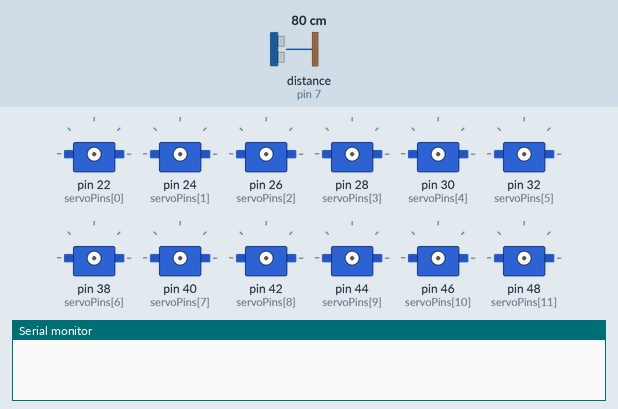
Simulated run of this sketch. Board: Arduino Mega 2560, built with avr-gcc and run on an emulated ATmega2560. Shown: 12 × servo, the last lines printed to the serial monitor. Wiring (inferred from the names in the program): ultrasonic range finder: trigger pin 8; echo pin 7. Inputs (shaded band) come from the test bench; at power-on: distance to the obstacle (sensor on pin 7) 80 cm. The echo pulse lasts 58.3 µs per cm.

Above: at 0.1 s.
At 2.2 s:
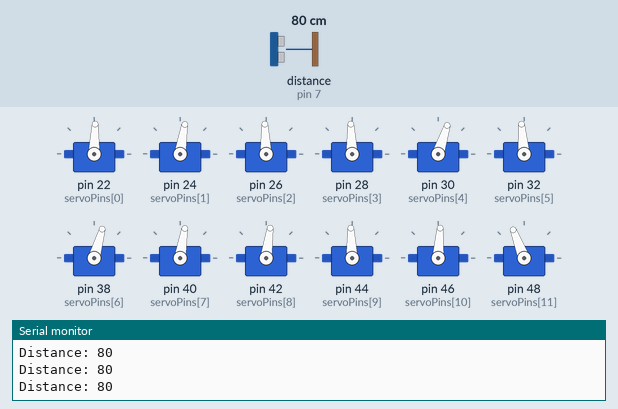
2.3 s: distance to the obstacle (sensor on pin 7) set to 2 cm
5.3 s: distance to the obstacle (sensor on pin 7) set to 18 cm
Timing chart, 0 to 8.3 s (numbered marks = the images above; inputs shaded):
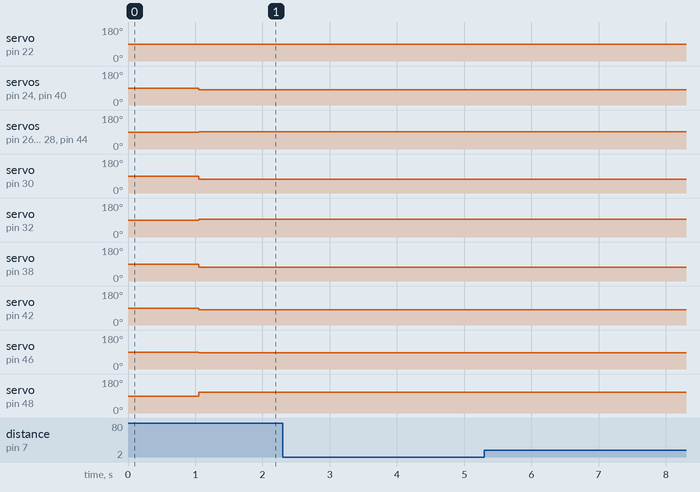

The sketch:

conditional_locomotion_ino.ino
```cpp
// (licence header left out)
#include <Servo.h>

//////////////////////////////////////////////////////////////////////////////////////////////////////////////////////////////////////////////
// Constants
//////////////////////////////////////////////////////////////////////////////////////////////////////////////////////////////////////////////
const int echoPin  = 7; //g
const int trigPin =  8;  //g
const int maximumServoShieldPosition = 2200;   // the maximum pulse duration for the servo shield (2ms pulse)
const int minimumServoShieldPosition = 800;   // the minimum pulse duration for the servo shield (1ms pulse)
const int numberOfServos             = 12;      // the number of servos
const int numberOfJoints             = 12;
const int numberOfFrames             = 39;

/////////////////////////////////////////////////////////////////////////////////////////////////////////////////////
class Action
/////////////////////////////////////////////////////////////////////////////////////////////////////////////////////
{
  /////////////////////////////////////////////////////////////////////////////////////////////////////////////////////
  //  The Action class collects information necessary to perform a sequence of movements.
  /////////////////////////////////////////////////////////////////////////////////////////////////////////////////////

  /////////////////////////////////////////////////////////////////////////////////////////////////////////////////////
  //Members
  /////////////////////////////////////////////////////////////////////////////////////////////////////////////////////
  public:
    int             duration;      // Total duration of the action in milliseconds
    float           playbackTime;  // The playback time in milliseconds.
    unsigned long   lastTime;      // The playback time in milliseconds.
    int*            frames;        // Pointer to a two dimensional array containing the individual frames
    float           playbackSpeed; // The speed at which the action is played back (1 is realtime, 0.5 is half speed, 2.0 is twice realtime)

  /////////////////////////////////////////////////////////////////////////////////////////////////////////////////////
  //Methods
  /////////////////////////////////////////////////////////////////////////////////////////////////////////////////////

  /////////////////////////////////////////////////////////////////////////////////////////////////////////////////////
  Action(int setDuration, void* setFrames)
  /////////////////////////////////////////////////////////////////////////////////////////////////////////////////////
  {
    frames            = (int*)setFrames;
    duration          = setDuration;
    playbackTime      = 0;
    playbackSpeed     = 0.57;
    lastTime          = 0;
  }

  /////////////////////////////////////////////////////////////////////////////////////////////////////////////////////
  void Update()
  /////////////////////////////////////////////////////////////////////////////////////////////////////////////////////
  {
     // Get the current time.
     unsigned long currentTime = millis();

     // Update the playback time.
     playbackTime += (playbackSpeed * (float)(currentTime - lastTime));

     // Loop if the playback time is past the end of the action.
     if(playbackTime > duration)
       playbackTime = playbackTime - duration;

     // Remember the time.
     lastTime = currentTime;
  }

  /////////////////////////////////////////////////////////////////////////////////////////////////////////////////////
  void GetCurrentFrame(int* frame)
  /////////////////////////////////////////////////////////////////////////////////////////////////////////////////////
  {
      //update each servo
      int* sourceFrame = frames + ((int)playbackTime/20)*numberOfJoints;
      for (int joint = 0; joint < numberOfJoints; joint++)
        frame[joint] = sourceFrame[joint];
  }

};
//////////////////////////////////////////////////////////////////////////////////////////////////////////////////////////////////////////////
// Action Frames
//////////////////////////////////////////////////////////////////////////////////////////////////////////////////////////////////////////////
//Joints positions are in degrees * 100 (home position is 0 degrees)
/////////////////////////////////////////////
//JOINT INDEXES
//
//RIGHT LEG JOINTS
// 0 Right Ankle (roll)
// 1 Right Lower Leg
// 2 Right Knee
// 3 Right Middle Leg
// 4 Right Upper Leg
// 5 Right Hip (roll)
//LEFT LEG JOINTS
// 6 Left Ankle (roll)
// 7 Left Lower Leg
// 8 Left Knee
// 9 Left Middle Leg
// 10 Left Upper Leg
// 11 Left Hip (roll)
/////////////////////////////////////////////
int servoPins[numberOfServos] = {22, 24, 26, 28, 30, 32, 38, 40, 42, 44, 46, 48};  // the pin for each servo
int frames[numberOfFrames][numberOfJoints] = {
                      {  707, -2393,     0,     0, -3100,  1800, -1800,     0,   800,     0,     0, -2300 },
                      { 1990, -2130,     0,     0, -3100,  2664, -2578,     0,   800,     0,     0, -2300 },
                      { 2497, -2234, -2771,  2867,  1248,  2847, -2604,     0,   800,     0,  -573, -1917 },
                      { 2812, -2367, -5772,  5915,  5980,  2894, -2500,     0,   784,     0, -1190, -1507 },
                      { 2618, -2109, -5499,  5068,  5789,  2839, -2500,     0,   634,     0, -1094, -1581 },
                      { 2425, -1852, -5226,  4222,  5598,  2785, -2500,     0,   484,     0,  -999, -1655 },
                      { 2232, -1594, -4953,  3376,  5407,  2730, -2500,     0,   334,     0,  -903, -1729 },
                      { 2039, -1336, -4680,  2529,  5216,  2676, -2500,     0,   184,     0,  -808, -1803 },
                      { 1845, -1078, -4407,  1683,  5025,  2621, -2500,     0,    34,     0,  -712, -1877 },
                      { 1652,  -821, -4134,   836,  4834,  2566, -2500,     0,  -116,     0,  -617, -1951 },
                      { 1459,  -563, -3861,    -9,  4642,  2512, -2500,     0,  -266,     0,  -521, -2026 },
                      { 1370, -1976, -2600,     0,  1551,  2064, -2574,     0,  1400,     0, -4043, -1589 },
                      { 1113,  -472, -2600,     0,  4383,  1381, -2074,     0,  1400,     0, -1100, -1396 },
                      {  462,  -482, -2620,     0,  4047,  1008, -1567,     0,  1416,     0, -1115, -1316 },
                      { -188,  -493, -2640,     0,  3711,   635, -1060,     0,  1431,     0, -1129, -1237 },
                      { -839,  -503, -2659,     0,  3375,   262,  -553,     0,  1446,     0, -1143, -1158 },
                      {-1118,  -402, -1955,     0,  2643,  -308,  -231,  -488,  1153,     0, -1545,  -544 },
                      {-1324,  -280, -1123,     0,  1845,  -909,    52, -1063,   805,     0, -2014,   163 },
                      {-1530,  -159,  -291,     0,  1047, -1510,   335, -1638,   457,     0, -2483,   871 },
                      {-1735,   -37,   539,     0,   249, -2112,   619, -2213,   108,     0, -2953,  1578 },
                      {-2306,     0,   800,     0,     0, -2300,  1541, -2222,     0,     0, -3100,  2362 },
                      {-2643,     0,   800,     0,  -337, -2075,  2371, -2175, -1630,  1686,  -542,  2828 },
                      {-2531,     0,   800,     0, -1011, -1625,  2731, -2345, -4891,  5059,  4573,  2884 },
                      {-2500,     0,   687,     0, -1128, -1555,  2686, -2199, -5595,  5365,  5856,  2859 },
                      {-2500,     0,   537,     0, -1032, -1629,  2493, -1942, -5322,  4518,  5665,  2804 },
                      {-2500,     0,   387,     0,  -937, -1703,  2299, -1684, -5049,  3672,  5474,  2749 },
                      {-2500,     0,   236,     0,  -841, -1777,  2106, -1426, -4776,  2825,  5283,  2695 },
                      {-2500,     0,    86,     0,  -746, -1851,  1913, -1169, -4503,  1979,  5092,  2640 },
                      {-2500,     0,   -63,     0,  -650, -1926,  1720,  -911, -4229,  1132,  4900,  2585 },
                      {-2500,     0,  -213,     0,  -554, -2000,  1526,  -653, -3956,   286,  4709,  2531 },
                      {-2555,     0,   635,     0, -2536, -1798,  1397, -1359, -3139,   -89,  2838,  2279 },
                      {-2246,     0,  1400,     0, -2011, -1458,  1215,  -937, -2600,     0,  3518,  1605 },
                      {-1745,     0,  1410,     0, -1110, -1344,   690,  -479, -2613,     0,  4164,  1138 },
                      {-1237,     0,  1426,     0, -1124, -1265,    39,  -489, -2633,     0,  3828,   765 },
                      { -730,     0,  1441,     0, -1138, -1186,  -611,  -500, -2652,     0,  3492,   392 },
                      { -330,  -287,  1275,     0, -1380,  -792, -1046,  -444, -2246,     0,  2922,   -98 },
                      {  -46,  -862,   927,     0, -1850,   -84, -1252,  -323, -1415,     0,  2124,  -699 },
                      {  236, -1437,   578,     0, -2319,   623, -1458,  -201,  -583,     0,  1326, -1300 },
                      {  520, -2012,   230,     0, -2788,  1331, -1663,   -80,   248,     0,   528, -1901 }
};

int servoCalibrations[numberOfJoints][3] = {
                      {7678, -23, -7003},
                      {2284, 234, -337},
                      {1900, -100, 300},
                      {1900, -100, 200},
                      {2000, -400, -1135},
                      {800, -600, -3100},
                      {7600, 700, -6000},
                      {2900, 1000, 500},
                      {1900, 200, 0},
                      {2200, 100, 300},
                      {2600, 600, 300},
                      {1700, -300, -2700}
};

//////////////////////////////////////////////////////////////////////////////////////////////////////////////////////////////////////////////
// Actions
//////////////////////////////////////////////////////////////////////////////////////////////////////////////////////////////////////////////
Action myAction(numberOfFrames * 20 , frames); //the action
Action* currentAction;                //pointer to the current action

//////////////////////////////////////////////////////////////////////////////////////////////////////////////////////////////////////////////
// Variables
//////////////////////////////////////////////////////////////////////////////////////////////////////////////////////////////////////////////
Servo servos[numberOfServos];  // create servo object to control a servo

//////////////////////////////////////////////////////////////////////////////////////////////////////////////////////////////////////////////
void setup()
//////////////////////////////////////////////////////////////////////////////////////////////////////////////////////////////////////////////
{
  //set the initial action
  currentAction = &myAction;

  //wait for a second to begin (keeps the communication line open in case a new program is being downloaded)
  delay(1000);

  //start up the communication
  Serial.begin(9600);

  //initialize the servos
  initializeServos();

  //g
  // Apply the servo calibrations to the joint positions.
  ApplyCalibration();
}

//////////////////////////////////////////////////////////////////////////////////////////////////////////////////////////////////////////////
void loop()
//////////////////////////////////////////////////////////////////////////////////////////////////////////////////////////////////////////////
{
  //this is the main update loop for the microcontroller

  //update the current action
  UpdateAction();

  //get the frame from the current action
  int frame[numberOfServos];
  currentAction->GetCurrentFrame(frame);

  //set the servo positions for this frame number
  SetServoPositions(frame);

  // Add a little delay.
  delay(2);
}

//////////////////////////////////////////////////////////////////////////////////////////////////////////////////////////////////////////////
void UpdateAction()
//////////////////////////////////////////////////////////////////////////////////////////////////////////////////////////////////////////////
{
  //check to see if the robot is walking
  if(currentAction == &myAction)
  {
    // TODO (you) : add some logic for your action here!
      unsigned int distance = MeasureDistance();
      Serial.print("Distance: ");
      Serial.println(distance);

    // move to the next frame of the action
    if(distance<20){
      //currentAction->Update();
    }
  }
}

//////////////////////////////////////////////////////////////////////////////////////////////////////////////////////////////////////////////
void initializeServos()
//////////////////////////////////////////////////////////////////////////////////////////////////////////////////////////////////////////////
{
  // Assign the correct pin to each servo.
  for(int s = 0; s < numberOfServos; s++)
    servos[s].attach(servoPins[s]);
}

//////////////////////////////////////////////////////////////////////////////////////////////////////////////////////////////////////////////
void SetServoPositions(int* frame)
//////////////////////////////////////////////////////////////////////////////////////////////////////////////////////////////////////////////
{
  //update each servo
  for (int servo = 0; servo < numberOfServos; servo++)
  {
      // each servo position is sent as a 2 byte value (high byte, low byte) integer (from -32,768 to 32,767)
      // this number is encoding the angle of the servo. The number is 100 * the servo angle.  This allows for the
      // storage of 2 significant digits(i.e. the value can be from -60.00 to 60.00 and every value in between).
      // Also remember that the servos have a range of 120 degrees. The angle is written in positions
      // which range from a minimum of 800 (-60 degrees) and go to a maximum of 2200 (60 degrees)

      int value = frame[servo];

      // flip for the left leg.
      if(servo >= numberOfServos/2)
        value = map(value, -6000,6000,6000,-6000);

      servos[servo].write(map(value, -6000,6000,800,2200));              // tell servo to go to position in variable 'pos'

  }
}


//g
//////////////////////////////////////////////////////////////////////////////////////////////////////////////////////////////////////////////
void ApplyCalibration()
//////////////////////////////////////////////////////////////////////////////////////////////////////////////////////////////////////////////
{
  // Apply the servo calibrations to each frame of the animation.
  // This is done before hand to keep from slowing down the playback.
  // The frames could also be stored with the calibrations already
  // applied, however leaving the calibration seperate allows other
  // ROFIs to use this same action with their own calibration.
  for(int f = 0; f < numberOfFrames; f++)
    for(int s = 0; s < numberOfServos; s++)
      frames[f][s] = CorrectJointAngle(frames[f][s], s);
}

/////////////////////////////////////////////////////////////////////////////////////////////////////////////////////
double CorrectJointAngle(double inputAngle, int servo)
/////////////////////////////////////////////////////////////////////////////////////////////////////////////////////
{
  // The input angle is what the angle should be.
  // The corrected angle is the angle that has to be sent to the servo to achieve the input angle.
  if (inputAngle > 0)
    // Do a two point calibration between the middle and high corrected values.
    return map(inputAngle, 0, 4500, 0 + servoCalibrations[servo][1], 4500 + servoCalibrations[servo][2]);
  else
    // Do a two point calibration between the low and middle corrected values.
    return map(inputAngle, -4500, 0, -4500 + servoCalibrations[servo][0], 0 + servoCalibrations[servo][1]);
}
//#g

//g
//////////////////////////////////////////////////////////////////////////////////////////////////////////////////////////////////////////////
long MeasureDistance()
//////////////////////////////////////////////////////////////////////////////////////////////////////////////////////////////////////////////
{
  //g
  int maximumRange = 200; // Maximum range needed
  int minimumRange = 0; // Minimum range needed
  long duration, distance; // Duration used to calculate distance
  pinMode(trigPin, OUTPUT);
  pinMode(echoPin, INPUT);

  /* The following trigPin/echoPin cycle is used to determine the
  distance of the nearest object by bouncing soundwaves off of it. */
  digitalWrite(trigPin, LOW);
  delayMicroseconds(2);

  digitalWrite(trigPin, HIGH);
  delayMicroseconds(10);

  digitalWrite(trigPin, LOW);
  duration = pulseIn(echoPin, HIGH);

  //Calculate the distance (in cm) based on the speed of sound.
  distance = duration/58.2; //g

  if (distance >= maximumRange || distance <= minimumRange){
  /* Send a negative number to computer to indicate "out of range" */
  Serial.println("-1");
  }
  else return distance;//g
}
//#g
```
